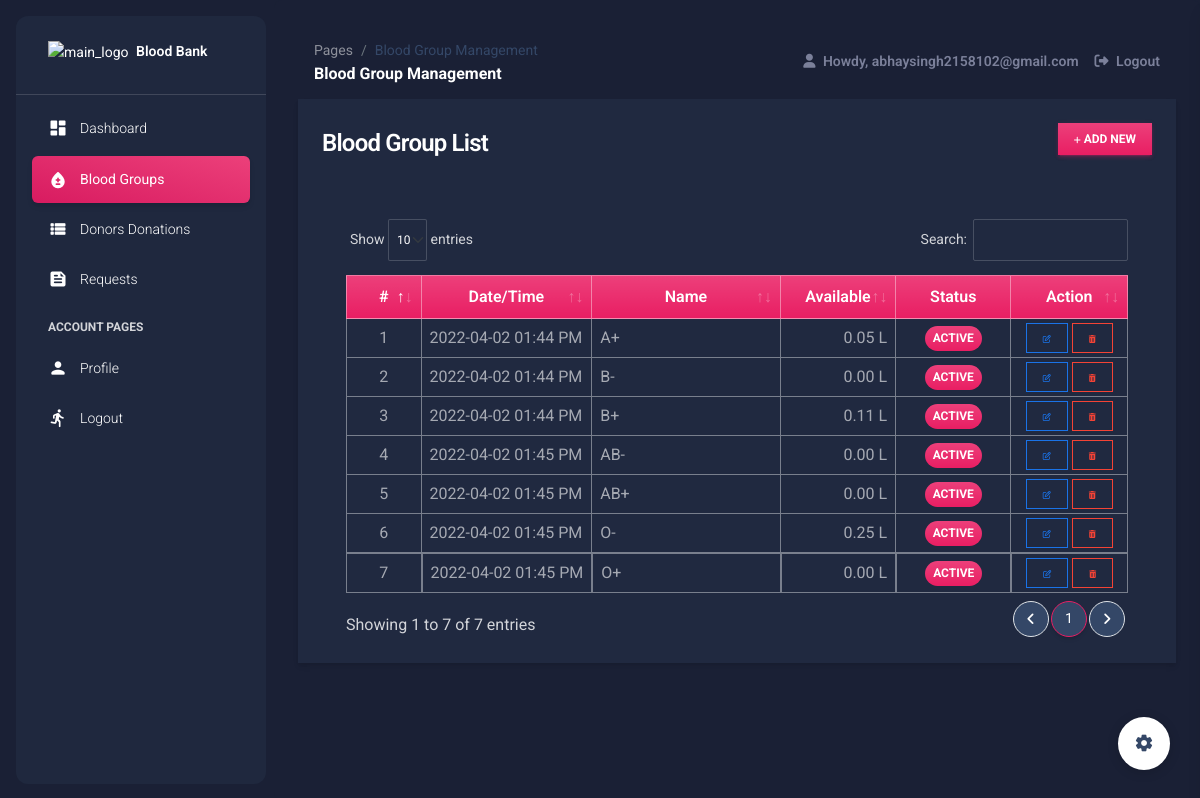
/blood_group_mgt (signed in), run on the app's committed database.
### bbApp/models.py (models this page shows, shortened)
class Blood_Group(models.Model):
    name = models.CharField(max_length=250)
    status = models.CharField(max_length=2, choices=(('1','Active'),('2','Inactive')), default = 1)
    date_created = models.DateTimeField(default=timezone.now)
    date_updated = models.DateTimeField(auto_now=True)
    def get_total_volume(self):
        try:
            total_donation = Donation.objects.filter(blood_group = self).aggregate(Sum('donation_volume'))['donation_volume__sum']
            if total_donation is None:
                total_donation = 0
        except:
            total_donation = 0
        try:
            total_request = Request.objects.exclude(status = 4).filter(blood_group = self).aggregate(Sum('volume'))['volume__sum']
            if total_request is None:
                total_request = 0
        except:
            total_request = 0
        return (total_donation - total_request) / 1000

### bbApp/views.py (the view)
# urls.py: path('blood_group_mgt', views.blood_group_mgt,name="blood_group-page"),
@login_required
def blood_group_mgt(request):
    context['page'] = 'blood_group_mgt'
    context['page_title'] = 'Blood Group Management'
    blood_groups = models.Blood_Group.objects.all()
    context['blood_groups'] = blood_groups
    return render(request,'blood_group_mgt.html',context)

### bbApp/forms.py (shortened to what this page needs)
class UpdateProfile(UserChangeForm):
    username = forms.CharField(max_length=250,help_text="The Username field is required.")
    email = forms.EmailField(max_length=250,help_text="The Email field is required.")
    first_name = forms.CharField(max_length=250,help_text="The First Name field is required.")
    last_name = forms.CharField(max_length=250,help_text="The Last Name field is required.")
    current_password = forms.CharField(max_length=250)
    class Meta:
        model = User
        fields = ('email', 'username','first_name', 'last_name')

### bbApp/templates/blood_group_mgt.html (shortened to what this page needs)
{% extends 'layouts/base.html' %} {% load humanize %} {% block content %}
<div class="container-fluid">
    <div class="col-lg-12 col-md-12 col-sm-12 col-xs-12">
        <div class="card card-default rounded-0 shadow ">
            <div class="card-header">
                <div class="d-flex w-100 align-items-center justify-content-between">
                    <h4 class="card-title fw-bold">Blood Group List</h4>
                    <div class="tools">
                        <button type="button" class="btn btn-primary rounded-0 bg-gradient btn-sm" id='add_new'><i class="fa fa-plus"></i> Add New</button>
                    </div>
                </div>
            </div>
            <div class="card-body">
                <div class="container-fluid">
                    <table class="table table-bordered" id="blood_group-list">
                        <colgroup>
                            <col width="10%">
                            <col width="20%">
                            <col width="25%">
                            <col width="15%">
                            <col width="15%">
                            <col width="15%">
                        </colgroup>
                        <thead>
                            <tr class="bg-gradient bg-primary bg-opacity-50 text-light">
                                <th class="px-2 py-2 text-center">#</th>
                                <th class="px-2 py-2 text-center">Date/Time</th>
                                <th class="px-2 py-2 text-center">Name</th>
                                <th class="px-2 py-2 text-center">Available</th>
                                <th class="px-2 py-2 text-center">Status</th>
                                <th class="px-2 py-2 text-center">Action</th>
                            </tr>
                        </thead>
                        <tbody>
                            {% for bg in blood_groups %}
                            <tr>
                                <td class="px-2 py-1 align-middle text-center">{{ forloop.counter }}</td>
                                <td class="px-2 py-1 align-middle">{{ bg.date_created|date:"Y-m-d h:i A" }}</td>
                                <td class="px-2 py-1 align-middle">{{ bg.name }}</td>
                                <td class="px-2 py-1 align-middle text-end">{{ bg.get_total_volume|floatformat:2|intcomma }} L</td>
                                <td class="px-1 py-1 align-middle text-center">
                                    {% if bg.status == '1' %}
                                    <span class="badge bg-primary bg-gradient rounded-pill px-2">Active</span> {% else %}
                                    <span class="badge bg-secondary bg-gradient rounded-pill px-2">Inactive</span> {% endif %}
                                </td>
                                <td class="px-2 py-1 align-middle text-center">
                                    <a class="btn btn-outline-primary btn-sm edit-data mb-0 border-info text-info px-3 py-1 rounded-0" href="javascript:void(0)" data-url="{% url 'manage-blood_group-pk' bg.pk %}" title="Edit">
                                        <i class="fa fa-edit"></i>
                                    </a>
                                    <button class="btn btn-outline-danger btn-sm delete-data mb-0 border-danger px-3 py-1 rounded-0" type="button" data-id="{{ bg.pk }}" title="Delete">
                                    <i class="fa fa-trash"></i>
                                </button>
                                </td>
                            </tr>
                            {% endfor %}
                        </tbody>
                    </table>
                </div>
            </div>
        </div>
    </div>
</div>
{% endblock content %}

### bbApp/templates/includes/navigation.html (shortened to what this page needs)
    <nav class="navbar navbar-main navbar-expand-lg px-0 mx-4 shadow-none border-radius-xl position-sticky mt-4 top-1 z-index-sticky" id="navbarBlur" navbar-scroll="true">
      <div class="container-fluid py-1 px-3">
        <nav aria-label="breadcrumb">
          <ol class="breadcrumb bg-transparent mb-0 pb-0 pt-1 px-0 me-sm-6 me-5">
            <li class="breadcrumb-item text-sm"><a class="opacity-5 text-dark" href="javascript:;">Pages</a></li>
            <li class="breadcrumb-item text-sm text-dark active" aria-current="page">{{ page_title }}</li>
          </ol>
          <h6 class="font-weight-bolder mb-0">{{ page_title }}</h6>
        </nav>
        <div class="collapse navbar-collapse mt-sm-0 mt-2 me-md-0 me-sm-4" id="navbar">
          <ul class="navbar-nav  justify-content-end">
            <li class="nav-item d-flex align-items-center">
              <a href="" class="nav-link text-body font-weight-bold px-3">
                <i class="fa fa-user me-sm-1"></i>
                  Howdy, {{ user.username }}
              </a>
            </li>
            <li class="nav-item d-flex align-items-center">
              <a href="{% url 'logout' %}" class="nav-link text-body font-weight-bold px-0">
                <i class="fa fa-sign-out me-sm-1"></i>
                <span class="d-sm-inline d-none">Logout</span>
              </a>
            </li>
          </ul>
        </div>
      </div>
    </nav>

### static/default/css/style.css (style rules this page uses)
html, body { height: 100%; width: 100%; max-height: 100%; overflow: auto; display: flex; flex-direction: column; }
.dark-version .table tbody tr:last-child td { border-width: 1px !important; }

### data on the page
Blood_Group: date_created "2022-04-02 01:44 PM", name "A+", get_total_volume "0.05", status "ACTIVE"
Blood_Group: date_created "2022-04-02 01:44 PM", name "B-", get_total_volume "0.00", status "ACTIVE"
Blood_Group: date_created "2022-04-02 01:44 PM", name "B+", get_total_volume "0.11", status "ACTIVE"
Blood_Group: date_created "2022-04-02 01:45 PM", name "AB-", get_total_volume "0.00", status "ACTIVE"
Blood_Group: date_created "2022-04-02 01:45 PM", name "AB+", get_total_volume "0.00", status "ACTIVE"
Blood_Group: date_created "2022-04-02 01:45 PM", name "O-", get_total_volume "0.25", status "ACTIVE"
Blood_Group: date_created "2022-04-02 01:45 PM", name "O+", get_total_volume "0.00", status "ACTIVE"

### other printed values
{{ page_title }} "Blood Group Management"
{{ user.username }} "abhaysingh2158102@gmail.com"
